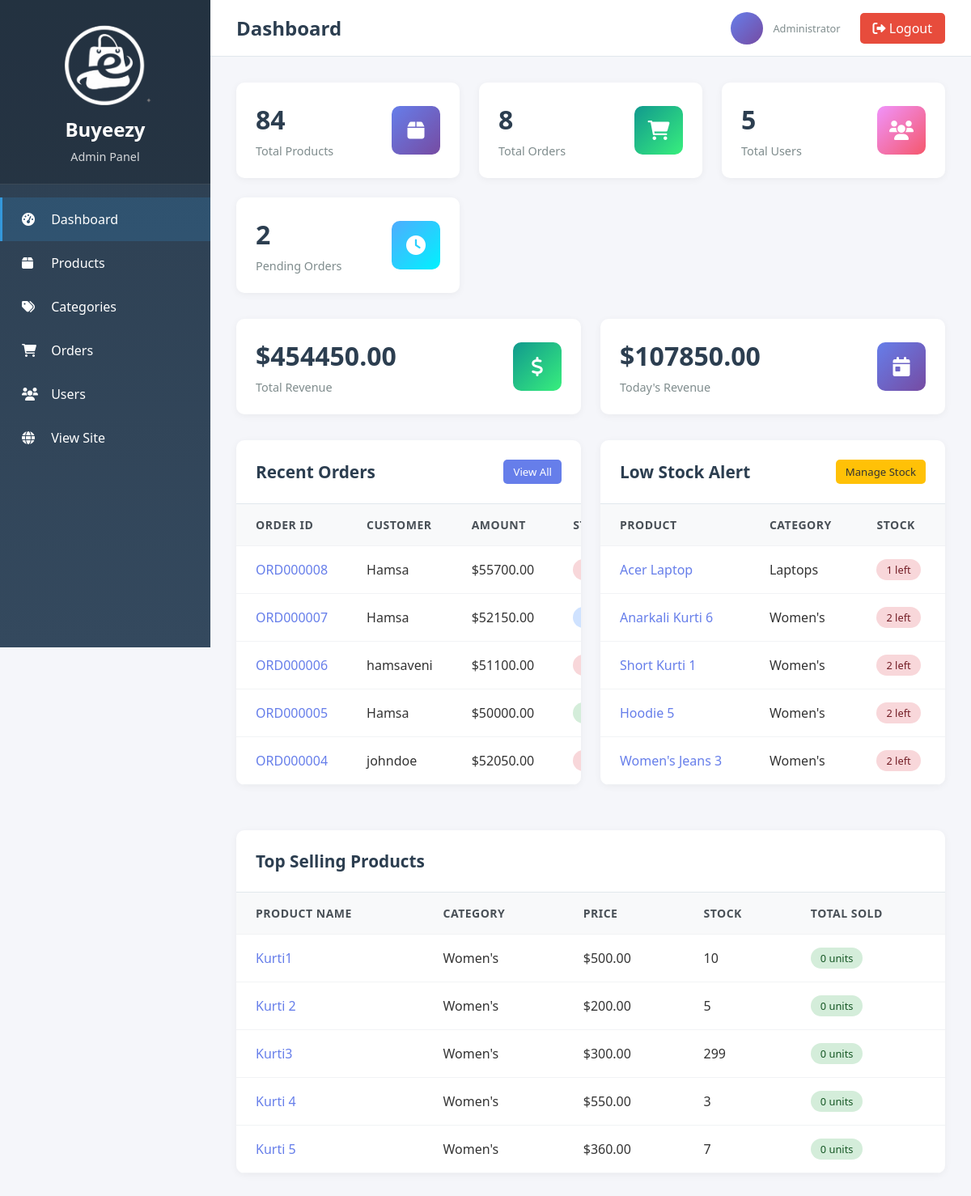
/admin-panel/ (signed in), run on an earlier commit of the app's database.
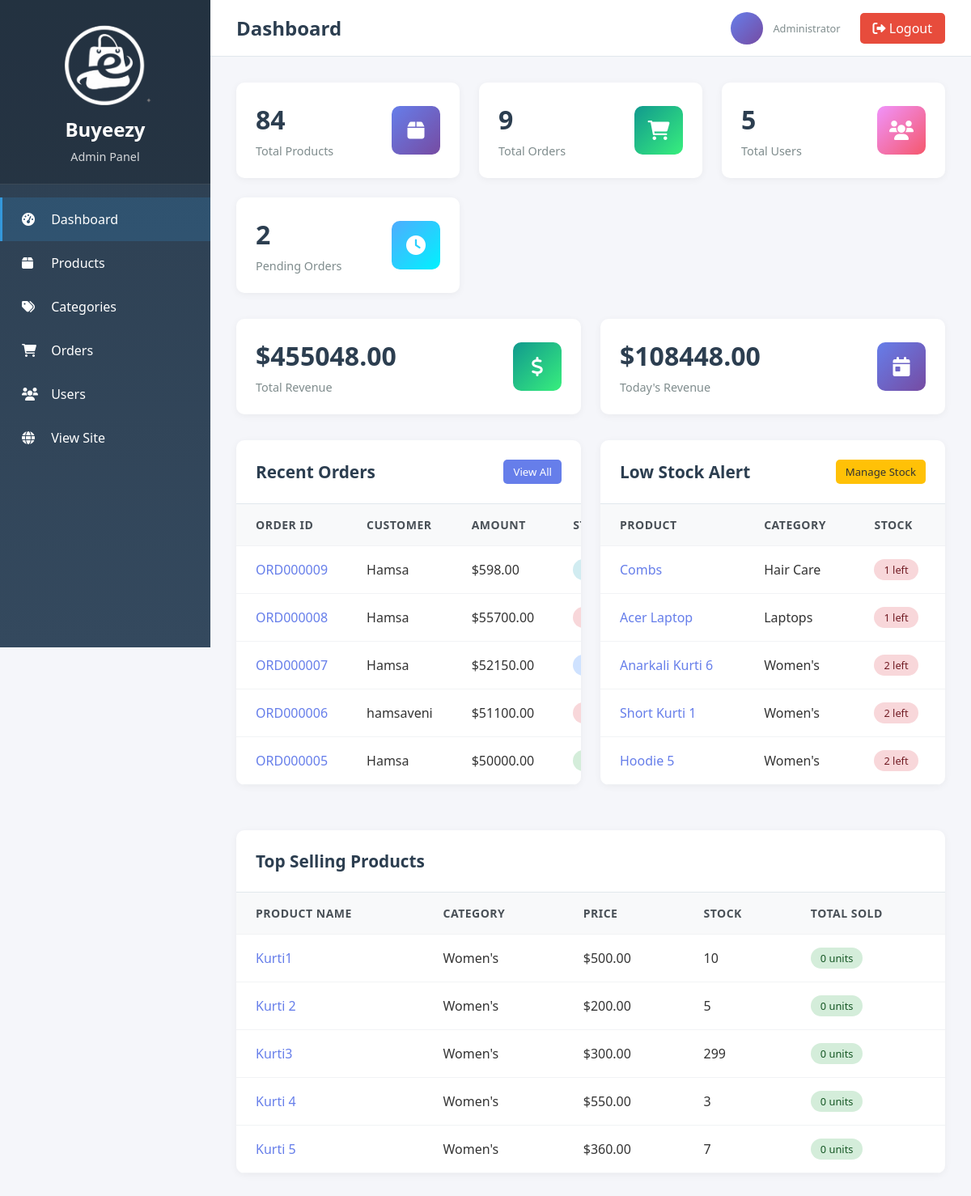
And on a later commit of the database.
### orders/models.py (models this page shows, shortened)
class Order(models.Model):
    ORDER_STATUS = (
        ('pending', 'Pending'),
        ('processing', 'Processing'),
        ('shipped', 'Shipped'),
        ('delivered', 'Delivered'),
        ('cancelled', 'Cancelled'),
    )
    PAYMENT_METHODS = (
        ('credit_card', 'Credit Card'),
        ('debit_card', 'Debit Card'),
        ('paypal', 'PayPal'),
        ('cod', 'Cash on Delivery'),
    )
    order_id = models.CharField(max_length=20, unique=True, default='', editable=False)
    user = models.ForeignKey(User, on_delete=models.CASCADE)
    first_name = models.CharField(max_length=100)
    last_name = models.CharField(max_length=100)
    email = models.EmailField()
    address = models.TextField()
    city = models.CharField(max_length=100)
    state = models.CharField(max_length=100)
    postal_code = models.CharField(max_length=20)
    phone = models.CharField(max_length=20)
    payment_method = models.CharField(max_length=20, choices=PAYMENT_METHODS, default='credit_card')
    total_amount = models.DecimalField(max_digits=10, decimal_places=2)
    status = models.CharField(max_length=20, choices=ORDER_STATUS, default='pending')
    created_at = models.DateTimeField(auto_now_add=True)
    updated_at = models.DateTimeField(auto_now=True)

### store/models.py (models this page shows, shortened)
class Product(models.Model):
    name = models.CharField(max_length=200)
    slug = models.SlugField(max_length=200, unique=True)
    category = models.ForeignKey(Category, on_delete=models.CASCADE, related_name='products')
    description = models.TextField()
    price = models.DecimalField(max_digits=10, decimal_places=2)
    image = models.ImageField(upload_to='products/', blank=True, null=True)
    stock = models.PositiveIntegerField(default=0)
    available = models.BooleanField(default=True)
    featured = models.BooleanField(default=False)
    created_at = models.DateTimeField(auto_now_add=True)
    updated_at = models.DateTimeField(auto_now=True)
    class Meta:
        ordering = ['-created_at']
        indexes = [
            models.Index(fields=['slug']),
            models.Index(fields=['available']),
            models.Index(fields=['featured']),
        ]

class Category(models.Model):
    name = models.CharField(max_length=100)
    slug = models.SlugField(max_length=100)
    description = models.TextField(blank=True)
    parent = models.ForeignKey('self', on_delete=models.CASCADE, null=True, blank=True, related_name='children')
    created_at = models.DateTimeField(auto_now_add=True)
    class Meta:
        verbose_name_plural = 'categories'
        unique_together = ('name', 'parent')

### store/admin_views.py (the view)
# urls.py: path('', admin_views.admin_dashboard, name='dashboard'),
@staff_member_required
def admin_dashboard(request):
    total_products = Product.objects.count()
    total_orders = Order.objects.count()
    total_users = User.objects.count()
    pending_orders = Order.objects.filter(status='pending').count()
    total_revenue = Order.objects.aggregate(total=Sum('total_amount'))['total'] or 0
    today = timezone.now().date()
    today_revenue = Order.objects.filter(
        created_at__date=today
    ).aggregate(total=Sum('total_amount'))['total'] or 0
    recent_orders = Order.objects.select_related('user').order_by('-created_at')[:5]
    low_stock_products = Product.objects.filter(stock__lte=10, available=True).order_by('stock')[:5]
    top_products = Product.objects.annotate(
        total_sold=Count('orderitem')
    ).order_by('-total_sold')[:5]
    context = {
        'total_products': total_products,
        'total_orders': total_orders,
        'total_users': total_users,
        'pending_orders': pending_orders,
        'total_revenue': total_revenue,
        'today_revenue': today_revenue,
        'recent_orders': recent_orders,
        'low_stock_products': low_stock_products,
        'top_products': top_products,
    }
    return render(request, 'admin_panel/dashboard.html', context)

### cart/context_processors.py (called while the page is built)
def cart_context(request):
    cart_items_count = 0
    cart_total = 0
    if request.user.is_authenticated:
        cart_items = CartItem.objects.filter(user=request.user)
        cart_items_count = cart_items.aggregate(total_items=Sum('quantity'))['total_items'] or 0
        cart_total = cart_items.aggregate(total=Sum(F('quantity') * F('product__price')))['total'] or 0
    return {
        'cart_items_count': cart_items_count,
        'cart_total': cart_total,
    }

### templates/admin_panel/dashboard.html (shortened to what the changed rows need)
{% extends 'admin_panel/base.html' %}
{% block page_title %}Dashboard{% endblock %}
{% block content %}
<div class="stat-cards">
    <div class="stat-card">
        <div class="stat-card-info">
            <h3>{{ total_orders }}</h3>
            <p>Total Orders</p>
        </div>
    </div>
</div>
<div style="display: grid; grid-template-columns: 1fr 1fr; gap: 1.5rem; margin-bottom: 2rem;">
    <div class="stat-card">
        <div class="stat-card-info">
            <h3>${{ total_revenue|floatformat:2 }}</h3>
            <p>Total Revenue</p>
        </div>
    </div>
    <div class="stat-card">
        <div class="stat-card-info">
            <h3>${{ today_revenue|floatformat:2 }}</h3>
            <p>Today's Revenue</p>
        </div>
    </div>
</div>
<div style="display: grid; grid-template-columns: 1fr 1fr; gap: 1.5rem;">
    <div class="admin-table-container">
        <div class="admin-table-header">
            <h2>Recent Orders</h2>
        </div>
        <table class="admin-table">
            <thead>
                <tr>
                    <th>Order ID</th>
                    <th>Customer</th>
                    <th>Amount</th>
                    <th>Status</th>
                </tr>
            </thead>
            <tbody>
                {% for order in recent_orders %}
                <tr>
                    <td><a href="{% url 'admin_panel:order_detail' order.order_id %}" style="color: #667eea; text-decoration: none;">{{ order.order_id }}</a></td>
                    <td>{{ order.user.username }}</td>
                    <td>${{ order.total_amount }}</td>
                    <td>
                        {% if order.status == 'pending' %}
                            <span class="badge badge-warning">Pending</span>
                        {% elif order.status == 'confirmed' %}
                            <span class="badge badge-info">Confirmed</span>
                        {% elif order.status == 'shipped' %}
                            <span class="badge badge-primary">Shipped</span>
                        {% elif order.status == 'delivered' %}
                            <span class="badge badge-success">Delivered</span>
                        {% else %}
                            <span class="badge badge-danger">Cancelled</span>
                        {% endif %}
                    </td>
                </tr>
                {% empty %}
                <tr>
                    <td colspan="4" style="text-align: center; color: #999;">No orders yet</td>
                </tr>
                {% endfor %}
            </tbody>
        </table>
    </div>
    <div class="admin-table-container">
        <div class="admin-table-header">
            <h2>Low Stock Alert</h2>
        </div>
        <table class="admin-table">
            <thead>
                <tr>
                    <th>Product</th>
                    <th>Category</th>
                    <th>Stock</th>
                </tr>
            </thead>
            <tbody>
                {% for product in low_stock_products %}
                <tr>
                    <td><a href="{% url 'admin_panel:product_edit' product.id %}" style="color: #667eea; text-decoration: none;">{{ product.name }}</a></td>
                    <td>{{ product.category.name }}</td>
                    <td>
                        <span class="badge badge-danger">{{ product.stock }} left</span>
                    </td>
                </tr>
                {% empty %}
                <tr>
                    <td colspan="3" style="text-align: center; color: #999;">All products have sufficient stock</td>
                </tr>
                {% endfor %}
            </tbody>
        </table>
    </div>
</div>
<div class="admin-table-container" style="margin-top: 1.5rem;">
    <div class="admin-table-header">
        <h2>Top Selling Products</h2>
    </div>
    <table class="admin-table">
        <thead>
            <tr>
                <th>Product Name</th>
                <th>Category</th>
                <th>Price</th>
                <th>Stock</th>
                <th>Total Sold</th>
            </tr>
        </thead>
        <tbody>
            {% for product in top_products %}
            <tr>
                <td><a href="{% url 'admin_panel:product_edit' product.id %}" style="color: #667eea; text-decoration: none;">{{ product.name }}</a></td>
                <td>{{ product.category.name }}</td>
                <td>${{ product.price }}</td>
                <td>{{ product.stock }}</td>
                <td><span class="badge badge-success">{{ product.total_sold }} units</span></td>
            </tr>
            {% empty %}
            <tr>
                <td colspan="5" style="text-align: center; color: #999;">No sales data available</td>
            </tr>
            {% endfor %}
        </tbody>
    </table>
</div>
{% endblock %}

What changed in the data, as far as the page shows it:
no longer on this page (row unchanged): Order: order_id "ORD000004", user.username "johndoe", total_amount "52050.00"
no longer on this page (row unchanged): Product: name "Women's Jeans 3", category.name "Women's", stock "2", shown under "Low Stock Alert"
added Order: order_id "ORD000009", user.username "Hamsa", total_amount "598.00"
now on this page (row edited): Product: name "Combs", category.name "Hair Care", stock "1", shown under "Low Stock Alert"
Also different on the page:
{{ total_orders }}: "8" → "9"
{{ total_revenue|floatformat:2 }}: "454450.00" → "455048.00"
{{ today_revenue|floatformat:2 }}: "107850.00" → "108448.00"
